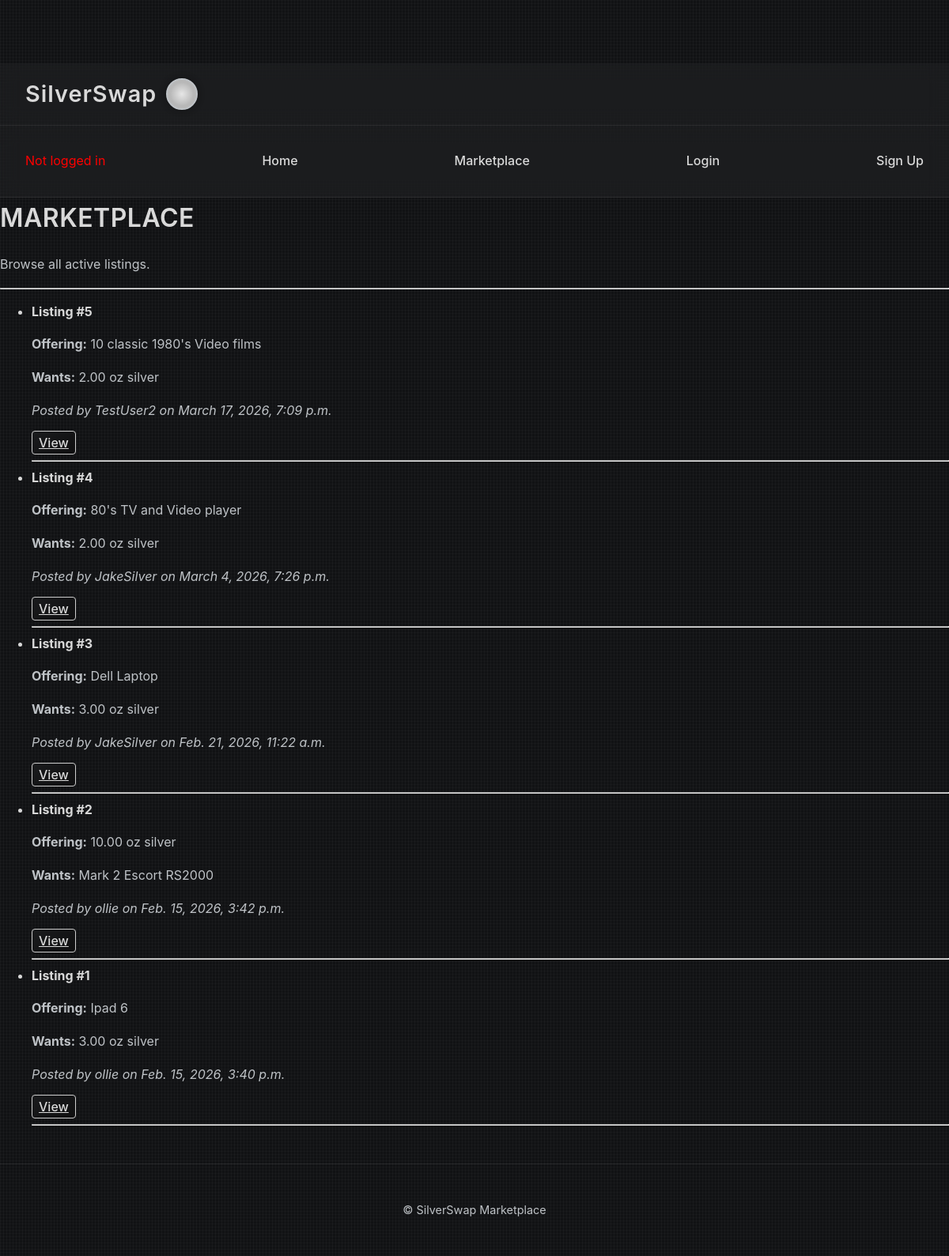
Page /marketplace/ on the earlier database version.
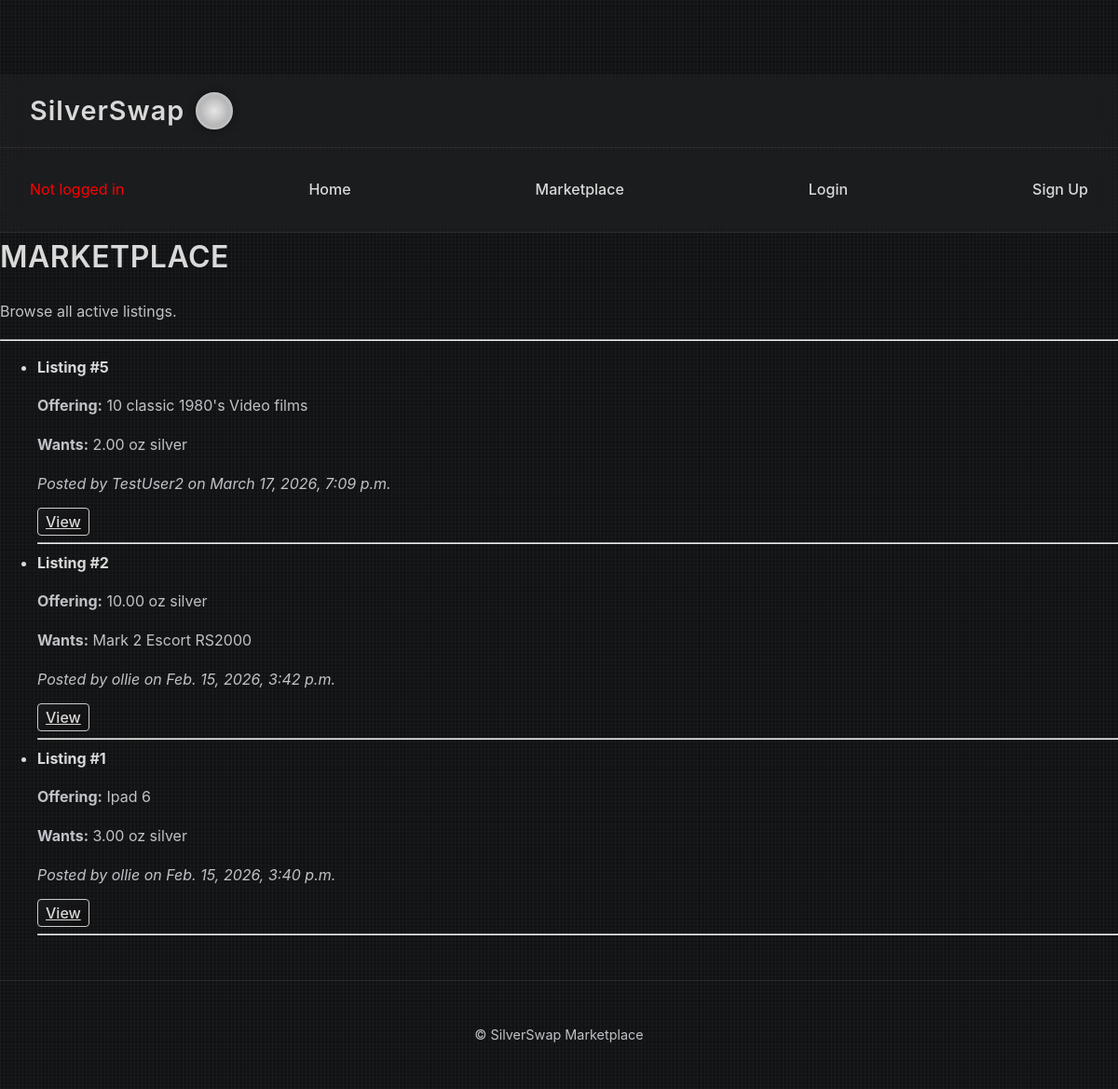
Same page on the later database version.
### exchange/models.py (models this page shows, shortened)
class Listing(models.Model):
    LISTING_TYPES = [
        ("item_for_silver", "Item for Silver"),
        ("silver_for_item", "Silver for Item"),
    ]
    STATUS_CHOICES = [
        ("active", "Active"),
        ("pending", "Pending Exchange"),
        ("completed", "Completed"),
        ("cancelled", "Cancelled"),
    ]
    owner = models.ForeignKey(User, on_delete=models.CASCADE)
    listing_type = models.CharField(max_length=20, choices=LISTING_TYPES)
    status = models.CharField(max_length=20, choices=STATUS_CHOICES, default="active")
    item = models.ForeignKey(Item, null=True, blank=True, on_delete=models.SET_NULL)
    desired_silver_oz = models.DecimalField(max_digits=10, decimal_places=2, null=True, blank=True)
    bullion_amount_oz = models.DecimalField(max_digits=10, decimal_places=2, null=True, blank=True)
    desired_item_description = models.TextField(null=True, blank=True)
    created_at = models.DateTimeField(auto_now_add=True)

class Item(models.Model):
    owner = models.ForeignKey(User, on_delete=models.CASCADE)
    name = models.CharField(max_length=255)
    description = models.TextField()
    created_at = models.DateTimeField(auto_now_add=True)

### exchange/views.py (the view)
# urls.py: path("marketplace/", views.marketplace_index, name="marketplace_index"),
def marketplace_index(request):
    listings = Listing.objects.filter(status="active").order_by("-created_at")
    context = {
        "listings": listings
    }
    return render(request, "exchange/marketplace_index.html", context)

### exchange/templates/exchange/marketplace_index.html (shortened to what this page needs)
{% extends "base.html" %}
{% block content %}
<h1>Marketplace</h1>
<p>Browse all active listings.</p>
<hr>
{% if listings %}
    <ul>
        {% for listing in listings %}
            <li>
                <strong>Listing #{{ listing.id }}</strong><br>
                {% if listing.listing_type == "item_for_silver" %}
                    <p><strong>Offering:</strong> {{ listing.item.name }} </p>
                    <p><strong>Wants:</strong> {{ listing.desired_silver_oz }} oz silver</p>
                {% elif listing.listing_type == "silver_for_item" %}
                    <p><strong>Offering:</strong> {{ listing.bullion_amount_oz }} oz silver</p>
                    <p><strong>Wants:</strong> {{ listing.desired_item_description }}</p>
                {% endif %}
                <p><em>Posted by {{ listing.owner.username }} on {{ listing.created_at }}</em></p>
                <a class="btn btn-sm" style="border:1px solid #ccc; padding:4px 8px; border-radius:4px;" href="{% url 'listing_detail' listing.id %}">
    View
</a>
                <hr>
            </li>
        {% endfor %}
    </ul>
{% else %}
    <p>No active listings yet.</p>
{% endif %}
{% endblock %}

Differences in the rows shown:
no longer on this page (row edited): Listing: id "4", item.name "80's TV and Video player", desired_silver_oz "2.00", owner.username "JakeSilver", created_at "March 4, 2026, 7:26 p.m."
no longer on this page (row edited): Listing: id "3", item.name "Dell Laptop", desired_silver_oz "3.00", owner.username "JakeSilver", created_at "Feb. 21, 2026, 11:22 a.m."
